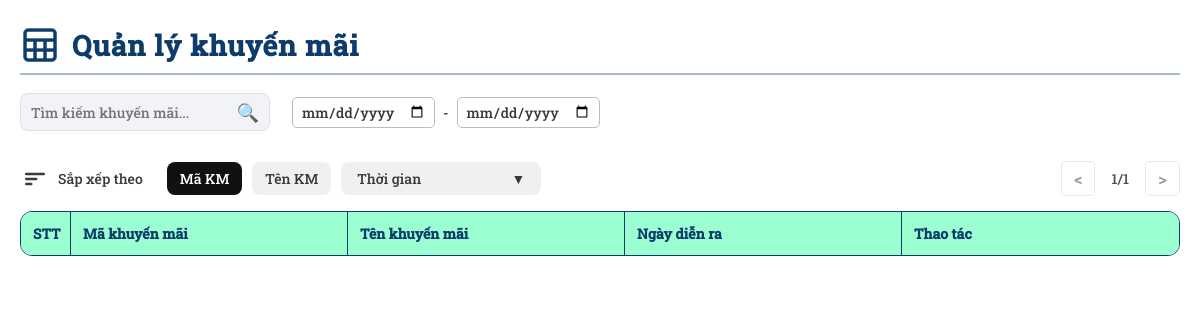
Page /admin/Deals/deals.php (signed in) on the earlier database version.
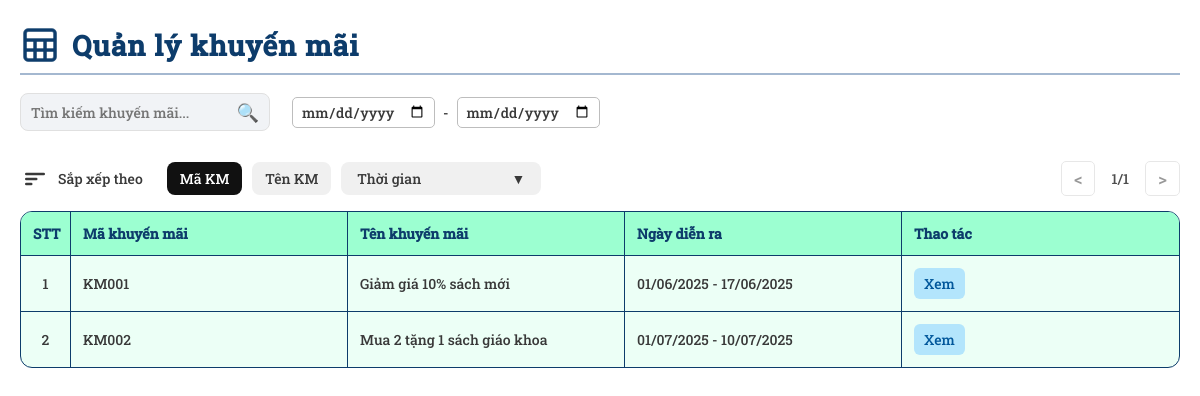
Same page on the later database version.
### tables this page shows
CREATE TABLE `khuyenmai` (
  `MaKM` varchar(10) NOT NULL,
  `TenKM` varchar(100) DEFAULT NULL,
  `NgayBatDau` date DEFAULT NULL,
  `NgayKetThuc` date DEFAULT NULL,
  `DieuKienApDung` text DEFAULT NULL
);

### admin/Deals/deals.php (the view, shortened to what this page needs)
<?php
include __DIR__ . '/../../connect.php';
$role = $_SESSION['role'];
$result = $mysqli->query("SELECT * FROM khuyenmai");
?>
<!DOCTYPE html>
<html lang="vi">
<head>
    <link rel="stylesheet" href="../../assets/general-style.css" />
</head>
<body data-role="<?php echo htmlspecialchars($role); ?>">
    <div class="main-content">
        <h2 class="title">
            <img src="../../assets/sheet.png" class="title-icon">
            Quản lý khuyến mãi
        </h2>
        <div class="toolbar">
            <div class="toolbar-row">
                <div class="search-filter-group">
                    <div class="search-box">
                        <input type="text" placeholder="Tìm kiếm khuyến mãi..." class="search-input" />
                        <button class="search-button">🔍</button>
                    </div>
                    <div class="date-range-group">
                        <input type="date" id="date-from" class="date-from" placeholder="Từ ngày">
                        <span style="margin: 0 4px;">-</span>
                        <input type="date" id="date-to" class="date-to" placeholder="Đến ngày">
                    </div>
                </div>
            </div>
        </div>
        <div class="sort-pagination-bar">
            <div class="sort-bar">
                <div class="sort-title-group">
                    <span class="sort-icon">
                        <svg width="30" height="30" viewBox="0 0 24 24" fill="none"><rect x="4" y="7" width="16" height="2" rx="1" fill="#393939"/><rect x="4" y="11" width="10" height="2" rx="1" fill="#393939"/><rect x="4" y="15" width="6" height="2" rx="1" fill="#393939"/></svg>
                    </span>
                    <span class="sort-label">Sắp xếp theo</span>
                </div>
                <div class="sort-tabs">
                    <button class="sort-btn active" data-sort="id">Mã KM</button>
                    <button class="sort-btn" data-sort="name">Tên KM</button>
                    <div class="sort-dropdown">
                        <button class="sort-btn time sort-dropdown-toggle" id="sortTimeBtn">
                            <span class="label">Thời gian</span>
                            <span class="arrow">&#9660;</span>
                        </button>
                    </div>
                </div>
            </div>
            <span class="pagination">
                <button class="page-btn prev">&lt;</button>
                <span class="page-info">1/1</span>
                <button class="page-btn next">&gt;</button>
            </span>
        </div>
        <table class="table">
            <thead>
                <tr>
                    <th class="stt">STT</th>
                    <th class="id">Mã khuyến mãi</th>
                    <th>Tên khuyến mãi</th>
                    <th>Ngày diễn ra</th>
                    <th class="actions">Thao tác</th>
                </tr>
            </thead>
            <tbody>
            <?php
            $stt = 1;
            while ($row = $result->fetch_assoc()):
            ?>
            <?php
                $ngayBatDau = date('d/m/Y', strtotime($row['NgayBatDau']));
                $ngayKetThuc = date('d/m/Y', strtotime($row['NgayKetThuc']));
            ?>
            <tr data-condition="<?= htmlspecialchars($row['DieuKienApDung']) ?>">
            <td class="stt"><?= $stt++ ?></td>
            <td class="id"><?= htmlspecialchars($row['MaKM']) ?></td>
            <td><?= htmlspecialchars($row['TenKM']) ?></td>
            <td><?= $ngayBatDau ?> - <?= $ngayKetThuc ?></td>
            <td class="action-buttons">
                <button class="view-btn" onclick="viewDeal('<?= $row['MaKM'] ?>')">Xem</button>
            </td>
            </tr>
            <?php endwhile; ?>
            </tbody>
    </table>
  </div>
</body>
</html>

Differences in the rows shown:
added khuyenmai: MaKM "KM001", TenKM "Giảm giá 10% sách mới", NgayBatDau "01/06/2025", NgayKetThuc "17/06/2025"
added khuyenmai: MaKM "KM002", TenKM "Mua 2 tặng 1 sách giáo khoa", NgayBatDau "01/07/2025", NgayKetThuc "10/07/2025"
